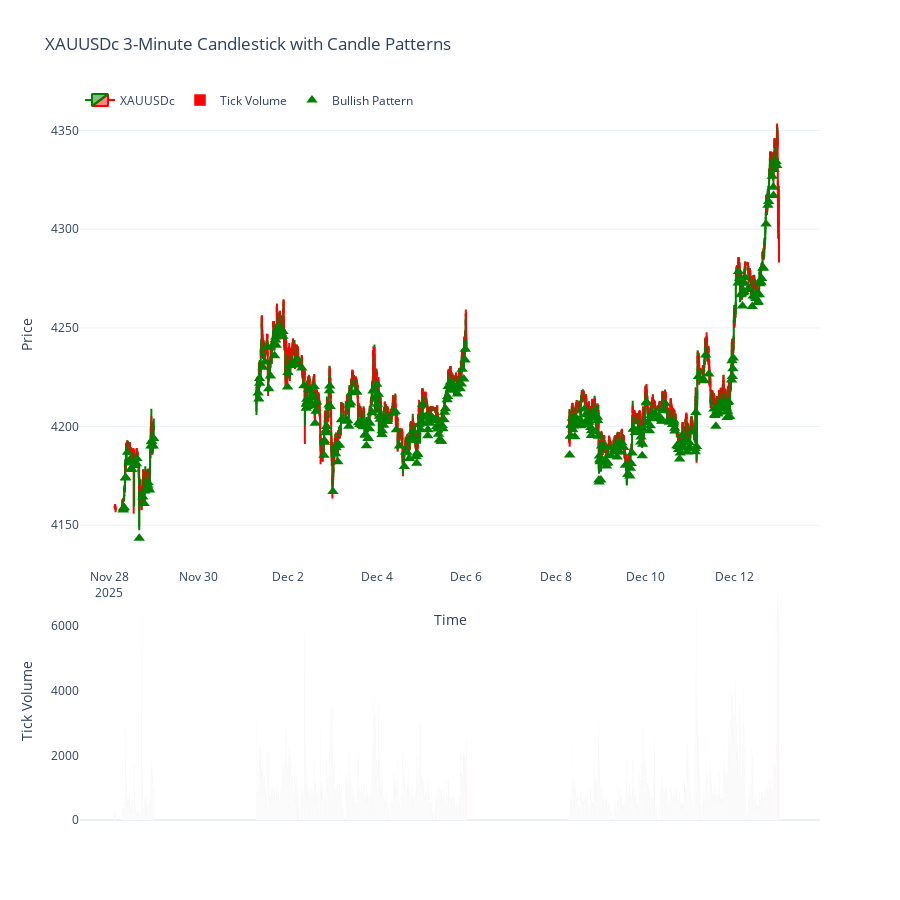

Notebook cell for this chart:
### Code cell


### Figure 1 — Plotly figure (JSON) as saved in the notebook; plotly's stock layout.template omitted (floating-point values rounded to 4 significant figures; data arrays with more than 128 entries replaced by an {"elided": "..."} marker saying what was removed)
{"data": [{"close": {"elided": "4685 float values"}, "decreasing": {"line": {"color": "red"}}, "high": {"elided": "4685 float values"}, "increasing": {"line": {"color": "green"}}, "low": {"elided": "4685 float values"}, "name": "XAUUSDc", "open": {"elided": "4685 float values"}, "type": "candlestick", "x": {"elided": "4685 str values"}}, {"marker": {"color": {"elided": "4685 str values"}}, "name": "Tick Volume", "type": "bar", "x": {"elided": "4685 str values"}, "y": {"elided": "4685 int values"}, "yaxis": "y2"}, {"marker": {"color": "green", "size": 10, "symbol": "triangle-up"}, "mode": "markers", "name": "Bullish Pattern", "type": "scatter", "x": {"elided": "412 str values"}, "y": {"elided": "412 float values"}}, {"marker": {"color": "red", "size": 10, "symbol": "triangle-down"}, "mode": "markers", "name": "Bearish Pattern", "type": "scatter", "x": [], "y": []}], "layout": {"height": 900, "legend": {"orientation": "h", "x": 0, "y": 1.02}, "title": {"text": "XAUUSDc 3-Minute Candlestick with Candle Patterns"}, "xaxis": {"rangeslider": {"visible": false}, "title": {"text": "Time"}}, "yaxis": {"domain": [0.35, 1], "title": {"text": "Price"}}, "yaxis2": {"domain": [0, 0.33], "showgrid": false, "title": {"text": "Tick Volume"}}}}
